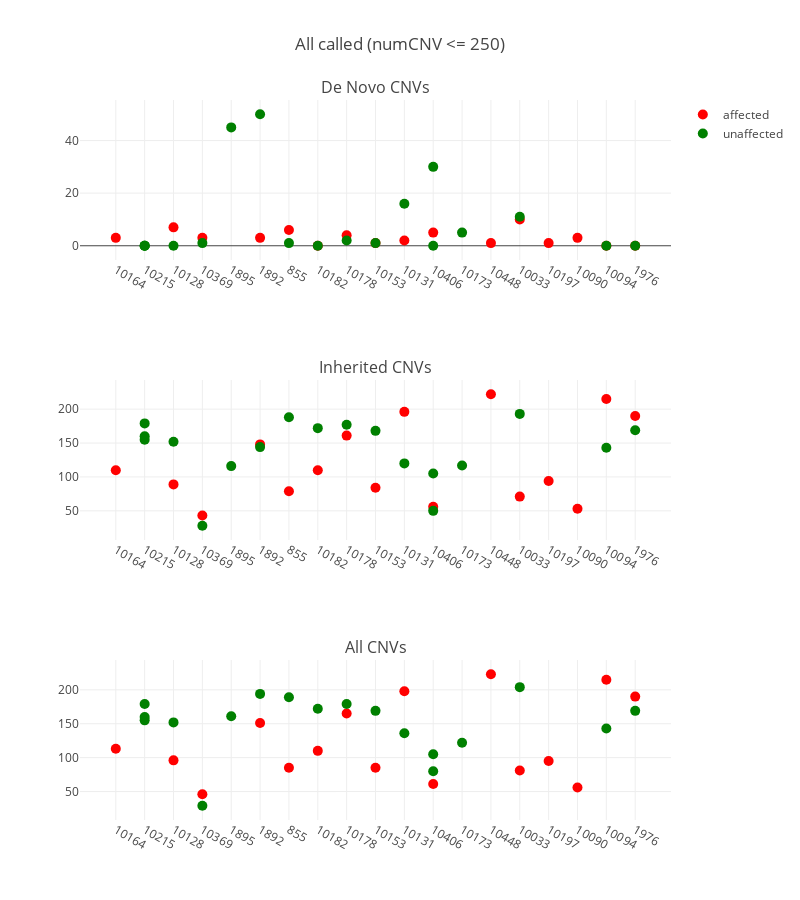

The code cell stored with this chart in its notebook:
### Code cell
plot_cnvs('/data/sudregp/cnv/penncnv/results/summary_called_250.csv',
          'All called (numCNV <= 250)')

### Figure 1 — Plotly figure (JSON) as saved in the notebook; plotly's stock layout.template omitted (floating-point values rounded to 4 significant figures)
{"data": [{"hoverinfo": "text+y", "marker": {"color": "red", "size": 10}, "mode": "markers", "name": "affected", "showlegend": true, "text": ["CLIA_400122", "CLIA_400153", "CCGO_800980", "CLIA_400134", "CLIA_400216", "CLIA_400121", "CLIA_400131", "CLIA_400128", "CLIA_400140", "CLIA_400178", "CLIA_400205", "CLIA_400127", "CLIA_400129", "CLIA_400123", "CLIA_400130", "CLIA_400204"], "type": "scatter", "x": [0, 2, 3, 5, 6, 7, 8, 9, 10, 11, 13, 14, 15, 16, 17, 18], "xaxis": "x1", "y": [3, 7, 3, 3, 6, 0, 4, 1, 2, 5, 1, 10, 1, 3, 0, 0], "yaxis": "y1"}, {"hoverinfo": "text+y", "hovertext": ["CLIA_400191", "CLIA_400189", "CLIA_400193", "CLIA_400152", "CCGO_800979", "CLIA_400158", "CLIA_400175", "CLIA_400133", "CLIA_400170", "CLIA_400159", "CLIA_400212", "CLIA_400138", "CLIA_400179", "CLIA_400180", "CLIA_400148", "CLIA_400166", "CLIA_400144", "CLIA_400201"], "marker": {"color": "green", "size": 10}, "mode": "markers", "name": "unaffected", "showlegend": true, "type": "scatter", "x": [1, 1, 1, 2, 3, 4, 5, 6, 7, 8, 9, 10, 11, 11, 12, 14, 17, 18], "xaxis": "x1", "y": [0, 0, 0, 0, 1, 45, 50, 1, 0, 2, 1, 16, 30, 0, 5, 11, 0, 0], "yaxis": "y1"}, {"hoverinfo": "text+y", "marker": {"color": "red", "size": 10}, "mode": "markers", "name": "affected", "showlegend": false, "text": ["CLIA_400122", "CLIA_400153", "CCGO_800980", "CLIA_400134", "CLIA_400216", "CLIA_400121", "CLIA_400131", "CLIA_400128", "CLIA_400140", "CLIA_400178", "CLIA_400205", "CLIA_400127", "CLIA_400129", "CLIA_400123", "CLIA_400130", "CLIA_400204"], "type": "scatter", "x": [0, 2, 3, 5, 6, 7, 8, 9, 10, 11, 13, 14, 15, 16, 17, 18], "xaxis": "x2", "y": [110, 89, 43, 148, 79, 110, 161, 84, 196, 56, 222, 71, 94, 53, 215, 190], "yaxis": "y2"}, {"hoverinfo": "text+y", "hovertext": ["CLIA_400191", "CLIA_400189", "CLIA_400193", "CLIA_400152", "CCGO_800979", "CLIA_400158", "CLIA_400175", "CLIA_400133", "CLIA_400170", "CLIA_400159", "CLIA_400212", "CLIA_400138", "CLIA_400179", "CLIA_400180", "CLIA_400148", "CLIA_400166", "CLIA_400144", "CLIA_400201"], "marker": {"color": "green", "size": 10}, "mode": "markers", "name": "unaffected", "showlegend": false, "type": "scatter", "x": [1, 1, 1, 2, 3, 4, 5, 6, 7, 8, 9, 10, 11, 11, 12, 14, 17, 18], "xaxis": "x2", "y": [160, 155, 179, 152, 28, 116, 144, 188, 172, 177, 168, 120, 50, 105, 117, 193, 143, 169], "yaxis": "y2"}, {"hoverinfo": "text+y", "marker": {"color": "red", "size": 10}, "mode": "markers", "name": "affected", "showlegend": false, "text": ["CLIA_400122", "CLIA_400153", "CCGO_800980", "CLIA_400134", "CLIA_400216", "CLIA_400121", "CLIA_400131", "CLIA_400128", "CLIA_400140", "CLIA_400178", "CLIA_400205", "CLIA_400127", "CLIA_400129", "CLIA_400123", "CLIA_400130", "CLIA_400204"], "type": "scatter", "x": [0, 2, 3, 5, 6, 7, 8, 9, 10, 11, 13, 14, 15, 16, 17, 18], "xaxis": "x3", "y": [113, 96, 46, 151, 85, 110, 165, 85, 198, 61, 223, 81, 95, 56, 215, 190], "yaxis": "y3"}, {"hoverinfo": "text+y", "hovertext": ["CLIA_400191", "CLIA_400189", "CLIA_400193", "CLIA_400152", "CCGO_800979", "CLIA_400158", "CLIA_400175", "CLIA_400133", "CLIA_400170", "CLIA_400159", "CLIA_400212", "CLIA_400138", "CLIA_400179", "CLIA_400180", "CLIA_400148", "CLIA_400166", "CLIA_400144", "CLIA_400201"], "marker": {"color": "green", "size": 10}, "mode": "markers", "name": "unaffected", "showlegend": false, "type": "scatter", "x": [1, 1, 1, 2, 3, 4, 5, 6, 7, 8, 9, 10, 11, 11, 12, 14, 17, 18], "xaxis": "x3", "y": [160, 155, 179, 152, 29, 161, 194, 189, 172, 179, 169, 136, 80, 105, 122, 204, 143, 169], "yaxis": "y3"}], "layout": {"annotations": [{"font": {"size": 16}, "showarrow": false, "text": "De Novo CNVs", "x": 0.5, "xanchor": "center", "xref": "paper", "y": 1, "yanchor": "bottom", "yref": "paper"}, {"font": {"size": 16}, "showarrow": false, "text": "Inherited CNVs", "x": 0.5, "xanchor": "center", "xref": "paper", "y": 0.6111, "yanchor": "bottom", "yref": "paper"}, {"font": {"size": 16}, "showarrow": false, "text": "All CNVs", "x": 0.5, "xanchor": "center", "xref": "paper", "y": 0.2222, "yanchor": "bottom", "yref": "paper"}], "height": 900, "hovermode": "closest", "title": "All called (numCNV <= 250)", "width": 800, "xaxis1": {"anchor": "y1", "domain": [0, 1], "ticktext": ["10164", "10215", "10128", "10369", "1895", "1892", "855", "10182", "10178", "10153", "10131", "10406", "10173", "10448", "10033", "10197", "10090", "10094", "1976"], "tickvals": [0, 1, 2, 3, 4, 5, 6, 7, 8, 9, 10, 11, 12, 13, 14, 15, 16, 17, 18], "zeroline": false}, "xaxis2": {"anchor": "y2", "domain": [0, 1], "ticktext": ["10164", "10215", "10128", "10369", "1895", "1892", "855", "10182", "10178", "10153", "10131", "10406", "10173", "10448", "10033", "10197", "10090", "10094", "1976"], "tickvals": [0, 1, 2, 3, 4, 5, 6, 7, 8, 9, 10, 11, 12, 13, 14, 15, 16, 17, 18], "zeroline": false}, "xaxis3": {"anchor": "y3", "domain": [0, 1], "ticktext": ["10164", "10215", "10128", "10369", "1895", "1892", "855", "10182", "10178", "10153", "10131", "10406", "10173", "10448", "10033", "10197", "10090", "10094", "1976"], "tickvals": [0, 1, 2, 3, 4, 5, 6, 7, 8, 9, 10, 11, 12, 13, 14, 15, 16, 17, 18], "zeroline": false}, "yaxis1": {"anchor": "x1", "domain": [0.7778, 1]}, "yaxis2": {"anchor": "x2", "domain": [0.3889, 0.6111]}, "yaxis3": {"anchor": "x3", "domain": [0, 0.2222]}}}
